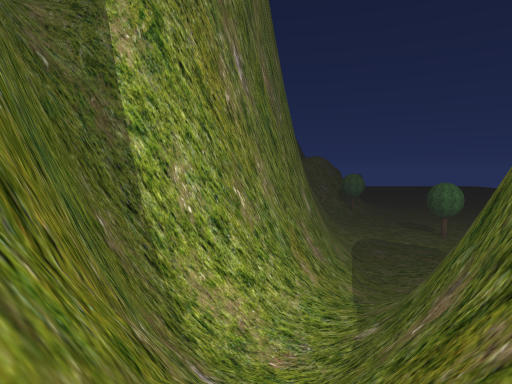
[1] (above)

15 first-person views from a walk through a scene from a Unity 3-D project. The camera is 1.4 m above the floor, tilts 4° down and sees 75° across. The floor is counted in squares, 2 m on a side. Each view is taken from the middle of a square. On the plan, view 1 faces up. The plan holds only what a view shows up to about 10 squares ahead; the rest is blank. The place goes on beyond the plan. Some trees and plants on the terrain are drawn as simple stand-ins. Some animated figures are not drawn.

[2]
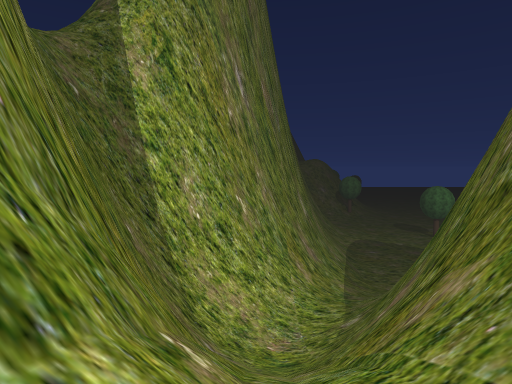

[3]
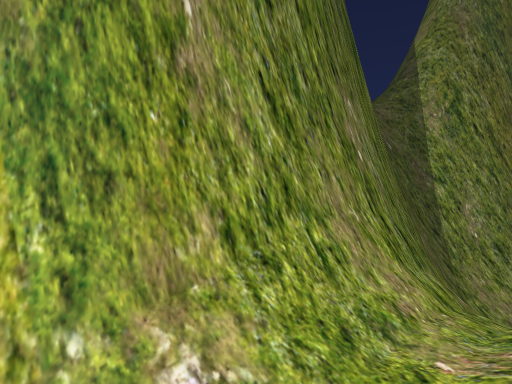

[4]
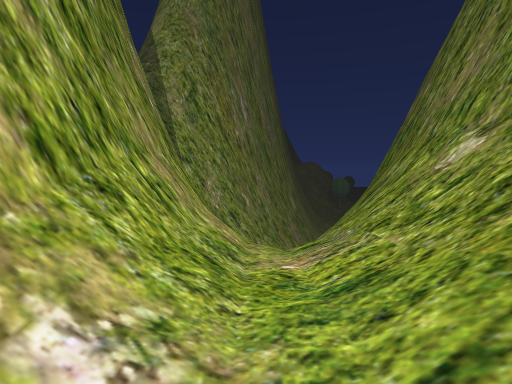

[5]
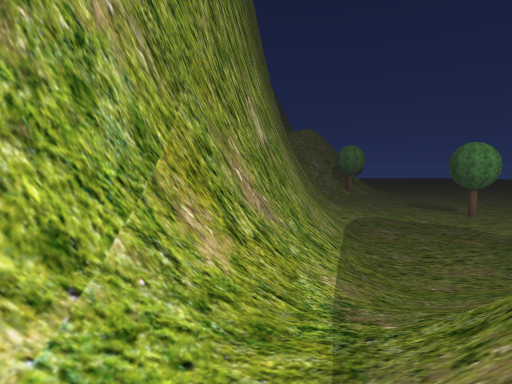

[6]
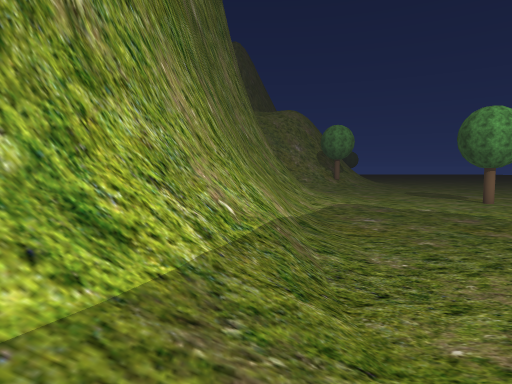

[7]
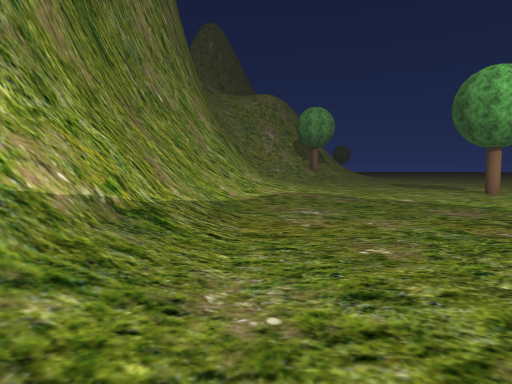

[8]
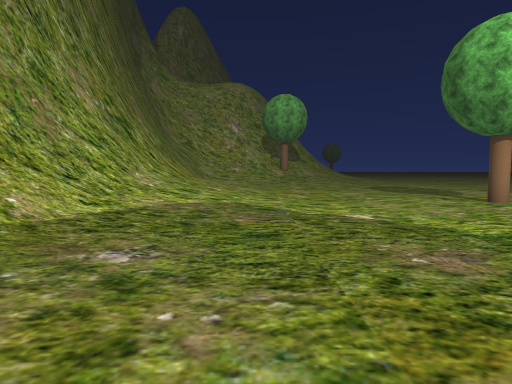

[9]
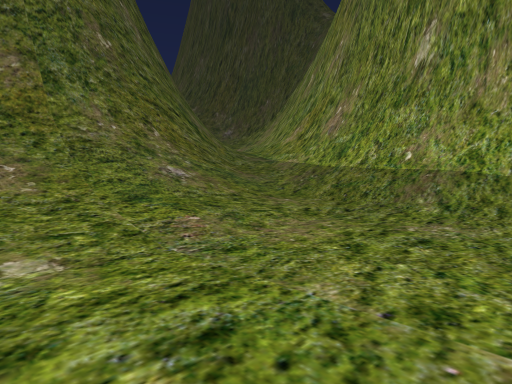

[10]
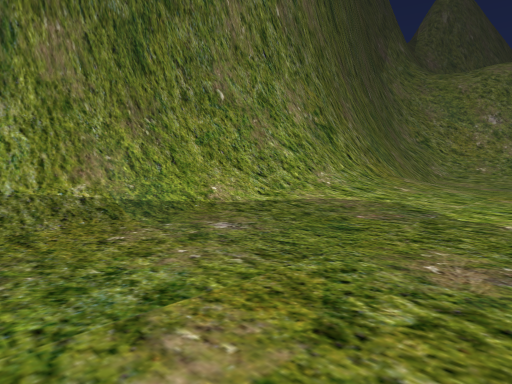

[11]
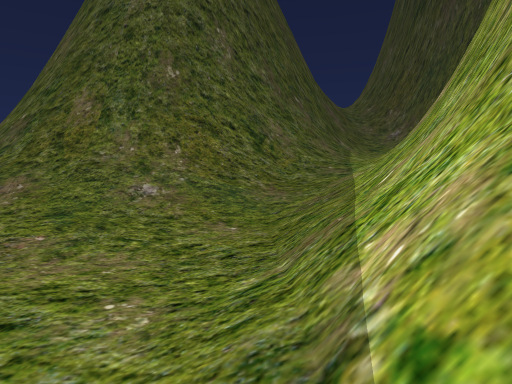

[12]
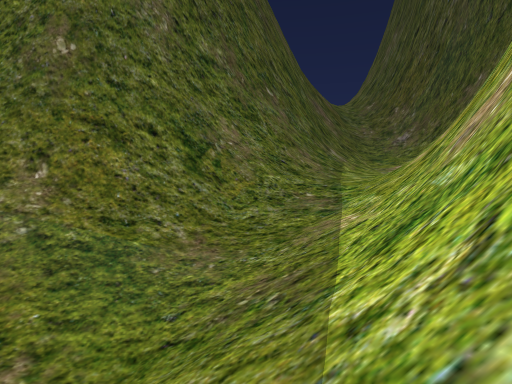

[13]
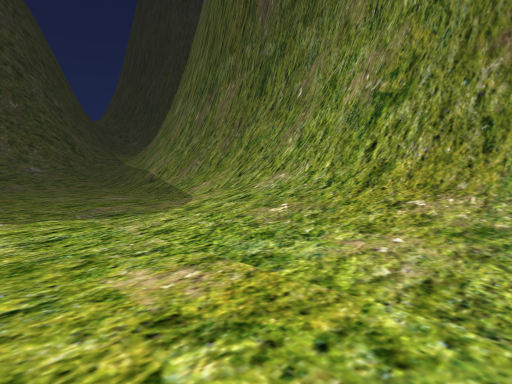

[14]
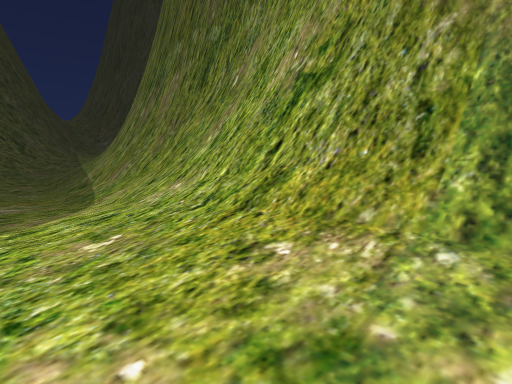

[15]
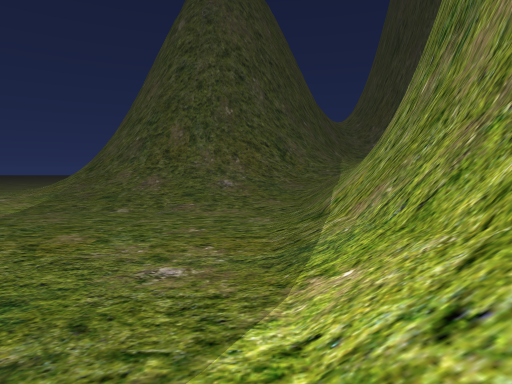

### Floor plan
Key: @ floor where view 1 was taken; # wall or solid block; . main floor; : floor 0.5 m higher than the main floor; + floor 0.75 m higher than the main floor; * floor 2 m higher than the main floor; % floor 2.5 m higher than the main floor; & floor 2.75 m higher than the main floor; $ floor 8.75 m higher than the main floor; / step, stairs or slope; = window, fence, low wall or low ledge.
Columns run from 2 left of view 1 to 10 right of it. Each row starts with its distance up from view 1.
 26        #/:...
 25        #/+...
 24        #/+...
 23       ##/:...
 22       #//:...
 21       #//....
 20       #/:....
 19       #/.....
 18       #/.....
 17      ##/.....
 16      ##/.....
 15      #//.....
 14      #//.....
 13     ##/......
 12     #//:::++:
 11    ##////////
 10    ##////###=
  9   ##/*/######
  8  ##=%//##
  7  ##//###
  6  #/&/##
  5  #//##
  4  #//#
  3  #//#
  2  #//#
  1  #//#
  0  #@/##
 -1  #//=#
 -2  #$//#
 -3 ##$//
 -4 ##$/
 -5 #///

Where each view was taken, in squares from view 1:
view 1: 0 up, 0 right, facing up
view 2: 1 down, 0 right, facing up
view 3: 5 down, 1 right, facing up-left
view 4: 5 down, 0 right, facing up
view 5: 6 up, 2 right, facing up
view 6: 10 up, 4 right, facing up
view 7: 13 up, 6 right, facing up
view 8: 16 up, 8 right, facing up
view 9: 16 up, 10 right, facing down-left
view 10: 16 up, 10 right, facing up-left
view 11: 17 up, 5 right, facing down
view 12: 14 up, 4 right, facing down
view 13: 26 up, 10 right, facing down-left
view 14: 26 up, 8 right, facing down-left
view 15: 22 up, 6 right, facing down
